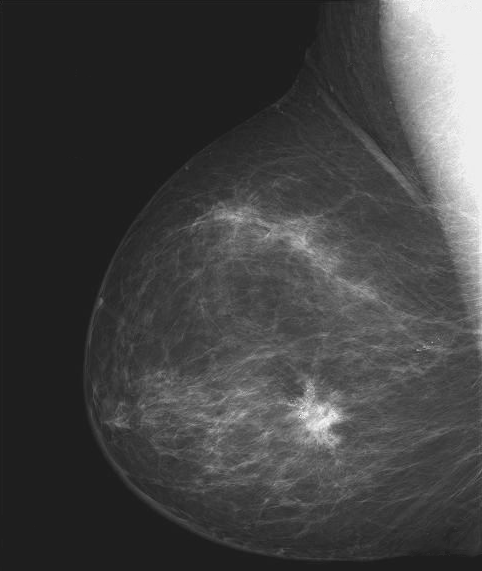
#> input picture Chapter 2/breast_digital_Xray.tif, 482 x 571 px
$ python negative_transform.py
#> lines starting #> are read from the running program, lines starting #| are printed output that depends on the picture
import numpy as np
from PIL import Image
import matplotlib.pyplot as plt

im = Image.open('breast_digital_Xray.tif')
#> im is the input picture: PIL image 482x571 L; min 21, max 255, mean 66.7
out = im.convert("L")
histogram_original = out.histogram()
#> histogram_original = 256 values, max 93879 at index 30, min 0 at index 0, mean 1075.1
pic = np.array(out)
print(pic.shape)
#| (571, 482)
# print(pic)

def inverse(i):
    return (255-i)


new_pic = np.zeros((pic.shape))

for count,row in enumerate(pic):
    for num,each in enumerate(row):
        new_value = inverse(each)
        new_pic[count,num] = new_value
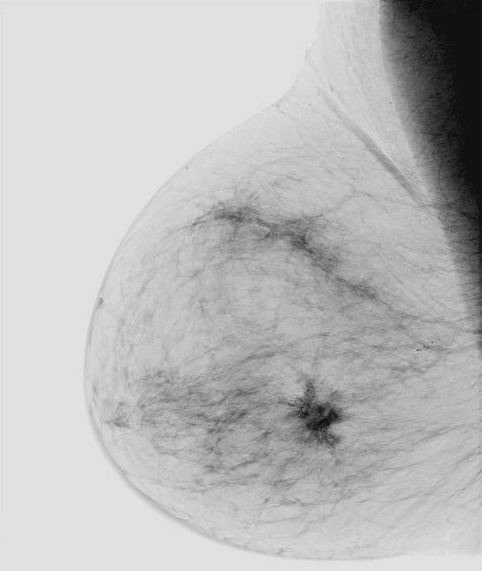
#> new_pic: shape (571, 482) float64; min 0, max 234, mean 188.3

final_image = Image.fromarray(new_pic)
histogram_inversed = final_image.histogram()
#> histogram_inversed = 256 values, max 93879 at index 245, min 0 at index 1, mean 1075.1

out.show()
final_image.show()

plt.figure(0)

# Original histogram

for i in range(0, 256):

    plt.bar(i, histogram_original[i], alpha=0.3)


# Inversed histogram

plt.figure(1)

for i in range(0, 256):

    plt.bar(i, histogram_inversed[i], alpha=0.3)

plt.show()
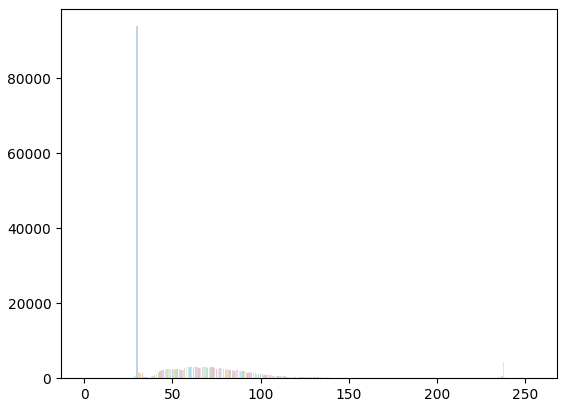
#> figure drawn by matplotlib, 1 panel
